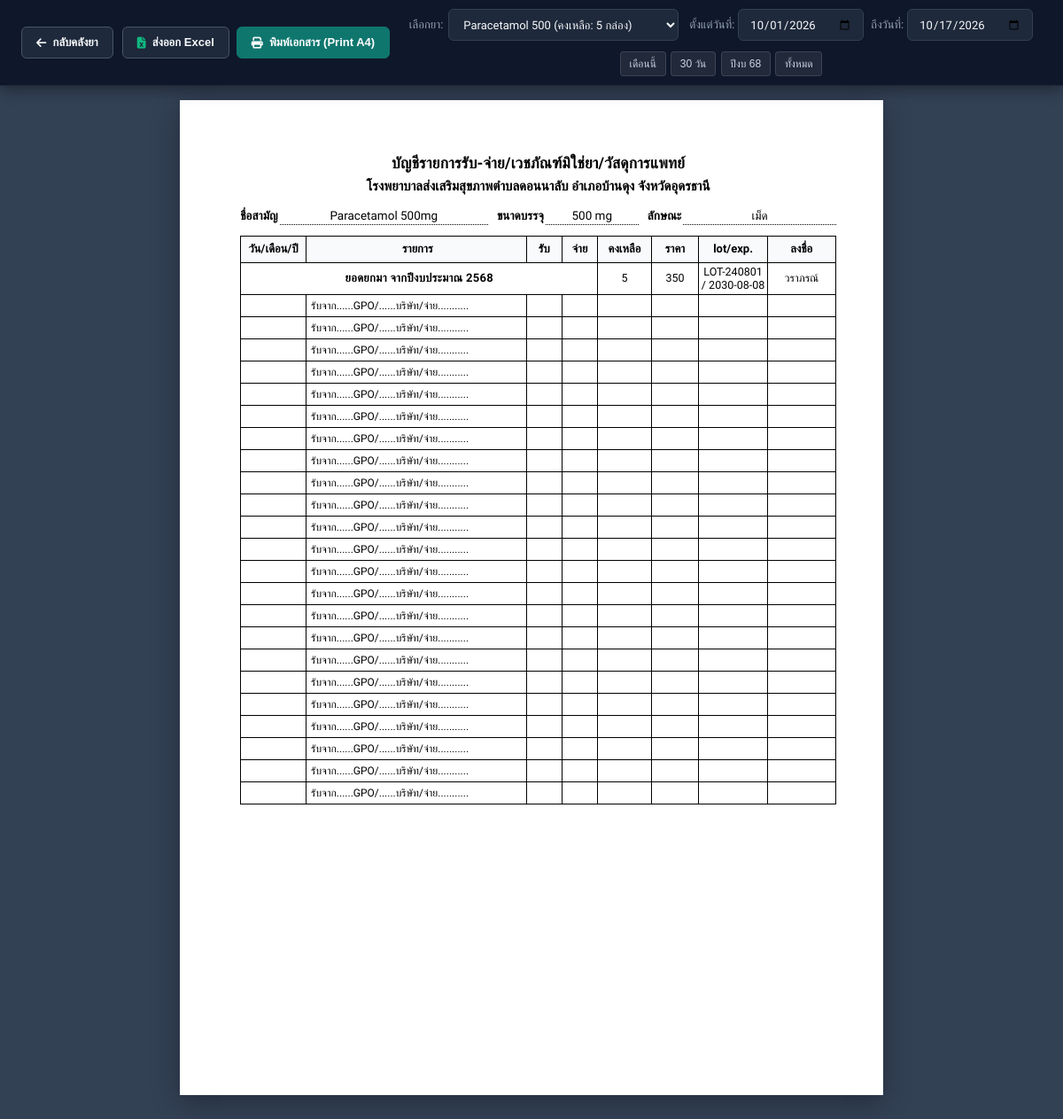
The page /stock-card (signed in) on the database its author committed.
### tables this page shows
CREATE TABLE drugs (
                id INTEGER PRIMARY KEY AUTOINCREMENT,
                code TEXT UNIQUE NOT NULL,
                name TEXT NOT NULL,
                generic_name TEXT,
                category TEXT DEFAULT 'ทั่วไป',
                dosage_form TEXT DEFAULT 'เม็ด (Tablet)',
                strength TEXT DEFAULT '',
                stock_qty INTEGER NOT NULL DEFAULT 0,
                unit TEXT DEFAULT 'เม็ด',
                min_threshold INTEGER DEFAULT 10,
                price REAL DEFAULT 0.0,
                cost REAL DEFAULT 0.0,
                expiry_date TEXT,
                location TEXT DEFAULT 'ตู้เก็บยาหลัก',
                qr_payload TEXT,
                instructions TEXT,
                created_at TEXT,
                updated_at TEXT
            , lot_number TEXT DEFAULT '', image_url TEXT DEFAULT '');

### app.py (the view, shortened to what this page needs)
@app.route("/stock-card")
@login_required
def stock_card_view():
    u = current_user()
    drugs = database.get_all_drugs()
    selected_drug_id = request.args.get("drug_id")
    try:
        selected_drug_id = int(selected_drug_id) if selected_drug_id else (drugs[0]["id"] if drugs else None)
    except (ValueError, TypeError):
        selected_drug_id = drugs[0]["id"] if drugs else None
    now = datetime.now()
    default_start = request.args.get("start_date") or f"{now.year}-{now.month:02d}-01"
    default_end = request.args.get("end_date") or now.strftime("%Y-%m-%d")
    card_data = database.get_stock_card_data(selected_drug_id, default_start, default_end) if selected_drug_id else None
    selected_drug = card_data["drug"] if card_data else None
    transactions = card_data["transactions"] if card_data else []
    opening_balance = card_data["opening_balance"] if card_data else 0
    opening_date_short = ""
    used_rows = 1 + len(transactions)
    empty_rows_count = max(0, 24 - used_rows)
    opening_value_formatted = card_data.get("opening_value_formatted", "0") if card_data else "0"
    opening_lot = (selected_drug.get("lot_number") or "").strip() if selected_drug else ""
    opening_exp = (selected_drug.get("expiry_date") or "").strip() if selected_drug else ""
    if opening_lot and opening_exp:
        opening_lot_exp = f"{opening_lot} / {opening_exp}"
    elif opening_lot:
        opening_lot_exp = opening_lot
    elif opening_exp:
        opening_lot_exp = opening_exp
    else:
        opening_lot_exp = "-"
    return render_template(
        "stock_card.html",
        drugs=drugs,
        selected_drug=selected_drug,
        start_date=default_start,
        end_date=default_end,
        opening_date_short=opening_date_short,
        opening_balance=opening_balance,
        opening_value_formatted=opening_value_formatted,
        opening_lot_exp=opening_lot_exp,
        transactions=transactions,
        empty_rows_count=empty_rows_count,
        packaging=format_packaging_size(selected_drug),
        opening_sign="วราภรณ์",
        hospital_name="โรงพยาบาลส่งเสริมสุขภาพตำบลดอนนาลับ อำเภอบ้านดุง จังหวัดอุดรธานี",
        current_user=u,
        base_url=Config.BASE_URL
    )

### app.py (called while the page is built)
def current_user() -> dict:
    return {
        "email": session.get('user_email', ''),
        "name": session.get('user_name', ''),
        "picture": session.get('user_picture', '')
    }

@app.after_request
def disable_cache_for_dev(response):
    if request.path.startswith("/api/export"):
        return response
    response.headers["Cache-Control"] = "no-cache, no-store, must-revalidate, max-age=0"
    response.headers["Pragma"] = "no-cache"
    response.headers["Expires"] = "0"
    return response

def format_packaging_size(drug):
    if not drug:
        return "1*500 's"
    strength = (drug.get("strength") or "").strip()
    if strength:
        cleaned = re.sub(r'\s*(เม็ด|ขวด|แคปซูล|ซอง|หลอด|ตลับ|กล่อง|ชิ้น|แผง)', '', strength).strip()
        if cleaned:
            return cleaned
    name = drug.get("name", "")
    m = re.search(r'(\d+(?:\.\d+)?\s*(?:mg|g|ml|mcg|มก\.?|มล\.?|%))', name, re.IGNORECASE)
    if m:
        return m.group(1)
    return "1*500 's"

### database.py (called while the page is built)
def get_db():
    conn = sqlite3.connect(Config.DB_PATH, timeout=30.0)
    conn.row_factory = sqlite3.Row
    conn.execute("PRAGMA journal_mode = WAL")
    conn.execute("PRAGMA synchronous = NORMAL")
    conn.execute("PRAGMA foreign_keys = ON")
    return conn

def parse_expiry_date(date_str):
    if not date_str:
        return None
    cleaned = str(date_str).strip()
    if not cleaned:
        return None
    for fmt in ("%Y-%m-%d", "%d/%m/%Y", "%Y/%m/%d", "%d-%m-%Y"):
        try:
            d = datetime.strptime(cleaned, fmt).date()
            if d.year > 2400:  # Thai Buddhist Era year (พ.ศ. 2560+ -> 2017+)
                d = d.replace(year=d.year - 543)
            return d
        except ValueError:
            pass
    return None

### templates/stock_card.html (shortened to what this page needs)
<!DOCTYPE html>
<html lang="th">
<head>
    <link rel="stylesheet" href="https://cdnjs.cloudflare.com/ajax/libs/font-awesome/6.5.1/css/all.min.css">
</head>
<body>
    <div class="print-toolbar">
        <div class="toolbar-inner">
            <div class="toolbar-row-top">
                <a href="/{% if request.args.get('code') %}?code={{ request.args.get('code') }}{% endif %}" class="btn-tool btn-outline-tool" title="กลับหน้าแดชบอร์ดหลัก">
                    <i class="fas fa-arrow-left"></i> <span class="btn-text">กลับคลังยา</span><span class="btn-text-mobile">กลับ</span>
                </a>
                <div class="toolbar-group-actions">
                    <button type="button" class="btn-tool btn-outline-tool" onclick="exportStockCardExcel()" title="ดาวน์โหลดเป็นไฟล์ Excel">
                        <i class="fas fa-file-excel" style="color: #10B981;"></i> <span class="btn-text">ส่งออก Excel</span><span class="btn-text-mobile">Excel</span>
                    </button>
                    <button type="button" class="btn-tool btn-print" onclick="window.print()" title="พิมพ์ใบสต็อกการ์ด (Ctrl + P)">
                        <i class="fas fa-print"></i> <span class="btn-text">พิมพ์เอกสาร (Print A4)</span><span class="btn-text-mobile">พิมพ์ A4</span>
                    </button>
                </div>
            </div>
            <div class="toolbar-row-filter">
                <div class="toolbar-item-drug">
                    <label class="toolbar-label" for="selectDrug">เลือกยา:</label>
                    <select id="selectDrug" class="toolbar-select" onchange="refreshStockCardData()" oninput="refreshStockCardData()">
                        {% for d in drugs %}
                        <option value="{{ d.id }}" {% if selected_drug and selected_drug.id == d.id %}selected{% endif %}>
                            {{ d.name }} (คงเหลือ: {{ d.stock_qty }} {{ d.unit }})
                        </option>
                        {% endfor %}
                    </select>
                </div>
                <div class="toolbar-item-dates">
                    <div class="date-input-wrap">
                        <label class="toolbar-label" for="inputStartDate">ตั้งแต่วันที่:</label>
                        <input type="date" id="inputStartDate" class="toolbar-input" value="{{ start_date }}" onchange="refreshStockCardData()" oninput="refreshStockCardData()">
                    </div>
                    <div class="date-input-wrap">
                        <label class="toolbar-label" for="inputEndDate">ถึงวันที่:</label>
                        <input type="date" id="inputEndDate" class="toolbar-input" value="{{ end_date }}" onchange="refreshStockCardData()" oninput="refreshStockCardData()">
                    </div>
                </div>
                <div class="quick-presets">
                    <button type="button" class="btn-preset" onclick="setPreset('this_month')">เดือนนี้</button>
                    <button type="button" class="btn-preset" onclick="setPreset('last_30')">30 วัน</button>
                    <button type="button" class="btn-preset" onclick="setPreset('fiscal_year')">ปีงบ 68</button>
                    <button type="button" class="btn-preset" onclick="setPreset('all')">ทั้งหมด</button>
                </div>
            </div>
        </div>
    </div>
    <div class="sheet-scroll-area" id="sheetScrollArea">
        <div class="sheet-scale-wrapper" id="sheetScaleWrapper">
            <div class="sheet-container" id="stockCardSheet">
        <div class="card-header-block">
            <h1 class="card-title-main">บัญชีรายการรับ-จ่าย/เวชภัณฑ์มิใช่ยา/วัสดุการแพทย์</h1>
            <div class="card-hospital-name" contenteditable="true" id="hospitalName" title="คลิกเพื่อแก้ไขชื่อหน่วยงาน">
                {{ hospital_name | default('โรงพยาบาลส่งเสริมสุขภาพตำบลดอนนาลับ อำเภอบ้านดุง จังหวัดอุดรธานี') }}
            </div>
            <div class="card-meta-row">
                <div class="meta-col meta-col-name">
                    <span class="meta-label">ชื่อสามัญ</span>
                    <div class="meta-line">
                        <span class="meta-val" contenteditable="true" id="metaGenericName" title="คลิกเพื่อแก้ไขชื่อยา">{{ selected_drug.generic_name or selected_drug.name }}</span>
                    </div>
                </div>
                <div class="meta-col meta-col-pkg">
                    <span class="meta-label">ขนาดบรรจุ</span>
                    <div class="meta-line">
                        <span class="meta-val" contenteditable="true" id="metaPackaging" title="คลิกเพื่อแก้ไขขนาดบรรจุ">{{ packaging | default("1*500 's") }}</span>
                    </div>
                </div>
                <div class="meta-col meta-col-form">
                    <span class="meta-label">ลักษณะ</span>
                    <div class="meta-line">
                        <span class="meta-val" contenteditable="true" id="metaDosageForm" title="คลิกเพื่อแก้ไขลักษณะยา">{{ selected_drug.dosage_form or 'tablet' }}</span>
                    </div>
                </div>
            </div>
        </div>
        <table class="ledger-table" id="ledgerTable">
            <thead>
                <tr>
                    <th class="col-date">วัน/เดือน/ปี</th>
                    <th class="col-particulars">รายการ</th>
                    <th class="col-qty-in">รับ</th>
                    <th class="col-qty-out">จ่าย</th>
                    <th class="col-balance">คงเหลือ</th>
                    <th class="col-price">ราคา</th>
                    <th class="col-lot-exp">lot/exp.</th>
                    <th class="col-sign">ลงชื่อ</th>
                </tr>
            </thead>
            <tbody id="ledgerTableBody">
                <tr class="row-opening-balance">
                    <td colspan="4" class="col-opening-merged">
                        ยอดยกมา จากปีงบประมาณ <span id="textFiscalYear" contenteditable="true">2568</span>
                    </td>
                    <td class="col-balance" id="cellOpeningBalance">{{ opening_balance }}</td>
                    <td class="col-price" id="cellOpeningPrice">{{ opening_value_formatted }}</td>
                    <td class="col-lot-exp" contenteditable="true" id="cellOpeningLotExp" title="คลิกเพื่อพิมพ์/แก้ไข Lot/Exp ยอดยกมา">{{ opening_lot_exp | default('-') }}</td>
                    <td class="col-sign" contenteditable="true" id="signOpeningBalance" title="คลิกเพื่อพิมพ์/แก้ไขชื่อผู้ลงชื่อ">{{ opening_sign | default('วราภรณ์') }}</td>
                </tr>
                {% for i in range(empty_rows_count) %}
                <tr class="row-empty">
                    <td class="col-date">&nbsp;</td>
                    <td class="col-particulars">
                        <span class="particulars-preprinted">รับจาก......GPO/......บริษัท/จ่าย...........</span>
                    </td>
                    <td class="col-qty-in">&nbsp;</td>
                    <td class="col-qty-out">&nbsp;</td>
                    <td class="col-balance">&nbsp;</td>
                    <td class="col-price">&nbsp;</td>
                    <td class="col-lot-exp">&nbsp;</td>
                    <td class="col-sign" contenteditable="true">&nbsp;</td>
                </tr>
                {% endfor %}
            </tbody>
        </table>
        </div>
        </div>
    </div>
</body>
</html>

### rows shown on the page
drugs: generic_name "Paracetamol 500mg", strength "500 mg", dosage_form "เม็ด"

### other values the page prints
{{ opening_balance }} "5"
{{ opening_value_formatted }} "350"
{{ opening_lot_exp | default('-') }} "LOT-240801 / 2030-08-08"
{{ opening_sign | default('วราภรณ์') }} "วราภรณ์"
form field value "Paracetamol 500 (คงเหลือ: 5 กล่อง)"
